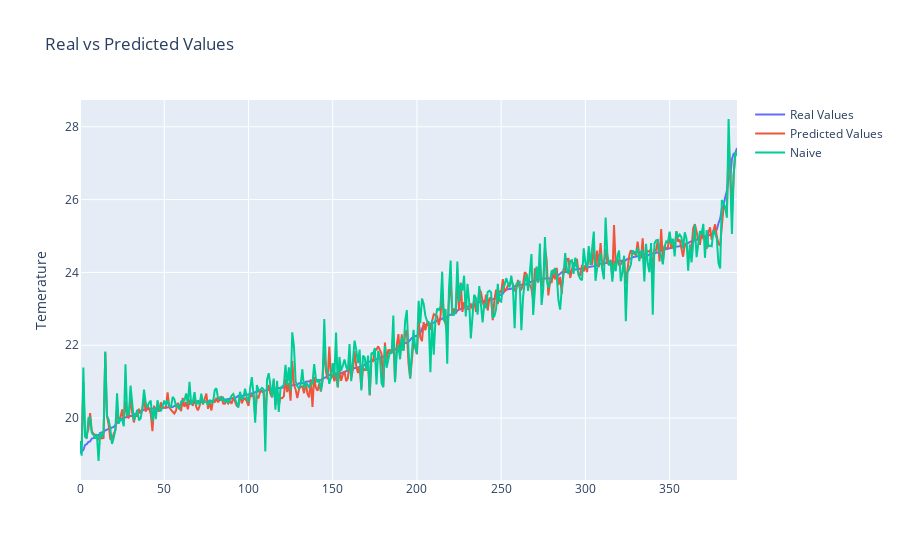

The notebook cell saved with this chart:
### Code cell
df = pd.DataFrame({'Real': y_test, 'Predicted': y_pred, 'Naive': y_naive})
df.sort_values(by='Real', inplace=True)
df.reset_index(drop=True, inplace=True)

fig = go.Figure()
fig.add_trace(go.Scatter(x=df.index, y=df['Real'], mode='lines', name='Real Values'))
fig.add_trace(go.Scatter(x=df.index, y=df['Predicted'], mode='lines', name='Predicted Values'))
fig.add_trace(go.Scatter(x=df.index, y=df['Naive'], mode='lines', name='Naive'))
fig.update_layout(title='Real vs Predicted Values',
                   xaxis_title='',
                   yaxis_title='Temerature')

### Figure 1 — Plotly figure (JSON) as saved in the notebook; plotly's stock layout.template omitted (floating-point values rounded to 4 significant figures; data arrays with more than 128 entries replaced by an {"elided": "..."} marker saying what was removed)
{"data": [{"mode": "lines", "name": "Real Values", "type": "scatter", "x": {"elided": "391 int values"}, "y": {"elided": "391 float values"}}, {"mode": "lines", "name": "Predicted Values", "type": "scatter", "x": {"elided": "391 int values"}, "y": {"elided": "391 float values"}}, {"mode": "lines", "name": "Naive", "type": "scatter", "x": {"elided": "391 int values"}, "y": {"elided": "391 float values"}}], "layout": {"title": {"text": "Real vs Predicted Values"}, "xaxis": {"title": {"text": ""}}, "yaxis": {"title": {"text": "Temerature"}}}}
